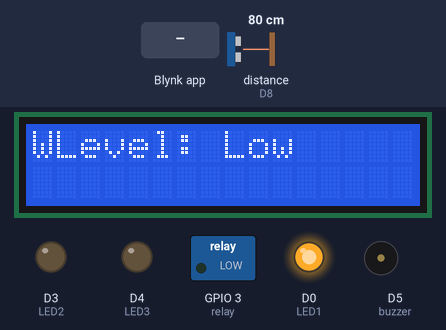
Recording of a sketch running on a simulated ESP8266 (NodeMCU). Shown: 16×2 character LCD, switched loads named in the sketch (green lamp = pin HIGH), output pins drawn as LEDs (lit = HIGH), buzzer (waves = sounding, pin HIGH). Wiring (inferred from the names in the program): ultrasonic range finder: trigger D7; echo D8. The test bench sets the inputs (shaded band); at power-on: distance to the obstacle (sensor on D8) 80 cm. The echo pulse lasts 58.3 µs per cm; WiFi joins after 1.5 s; servers stay silent unless stated; pins used as bus, display or sensor lines are not drawn.

Above: at 7.0 s.
7.1 s: distance to the obstacle (sensor on D8) set to 70 cm
At 7.8 s:
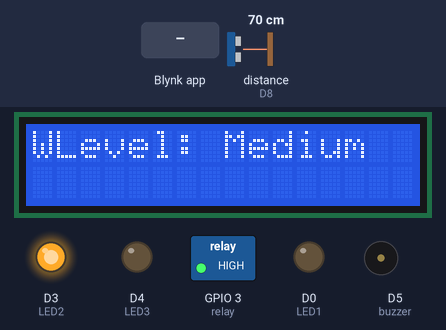
8.7 s: Blynk app writes 1 to V1
At 10.0 s:
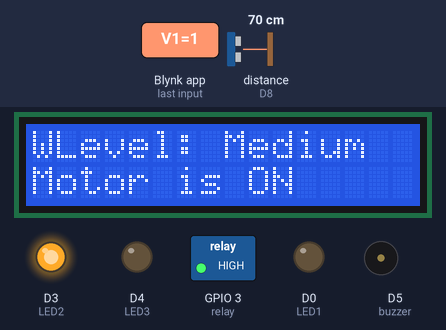
10.3 s: distance to the obstacle (sensor on D8) set to 38 cm
11.8 s: distance to the obstacle (sensor on D8) set to 32 cm
At 12.5 s:
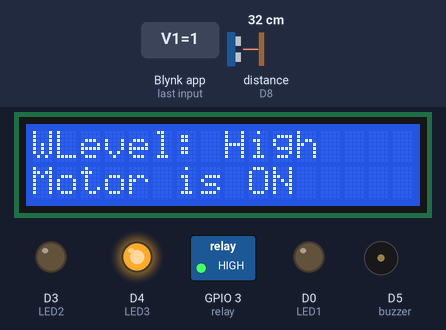
13.4 s: Blynk app writes 0 to V1
At 14.1 s:
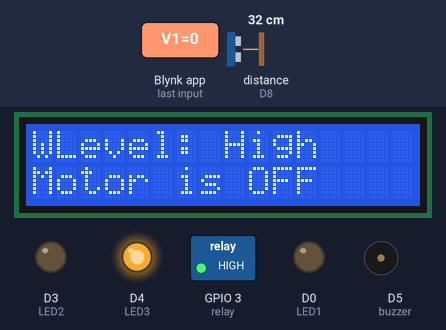
14.9 s: distance to the obstacle (sensor on D8) set to 18 cm
16.4 s: distance to the obstacle (sensor on D8) set to 14 cm
At 17.2 s:
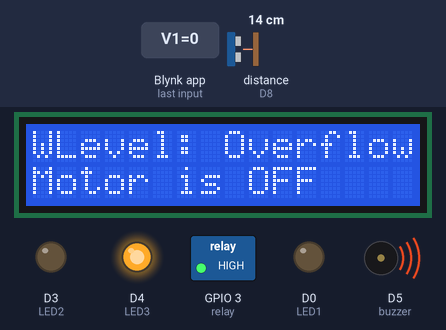
Timing chart, 0 to 19.0 s (numbered marks = the images above; inputs shaded):
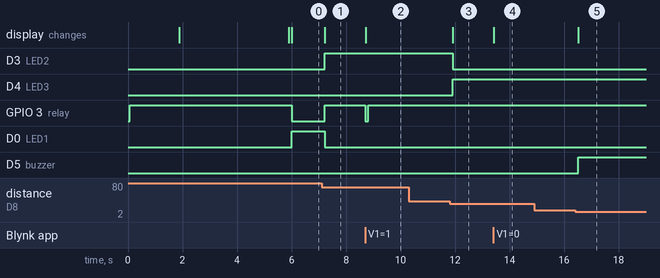

Measured:
- the behaviour switches between 76 and 75 cm on distance to the obstacle (sensor on D8) (found by bisection; images 0 and 1)
- the behaviour switches between 36 and 35 cm on distance to the obstacle (sensor on D8) (found by bisection; images 2 and 3)
- the behaviour switches between 16 and 15 cm on distance to the obstacle (sensor on D8) (found by bisection; images 4 and 5)
- after the input at 7.1 s, D3 (LED2), GPIO 3 (relay): LOW → HIGH after 0.11 s; D0 (LED1): HIGH → LOW after 0.11 s; the display: changes after 0.11 s (image 1)
- after the input at 8.7 s, GPIO 3 (relay): HIGH → LOW at once, → HIGH 0.10 s later; the display: changes at once (image 2)
- after the input at 10.3 s, every drawn part: stays the same
- after the input at 11.8 s, D3 (LED2): HIGH → LOW after 0.11 s; D4 (LED3): LOW → HIGH after 0.11 s; the display: changes after 0.11 s (image 3)
- after the input at 13.4 s, the display: changes at once (image 4)
- after the input at 14.9 s, every drawn part: stays the same
- after the input at 16.4 s, D5 (buzzer): LOW → HIGH after 0.11 s; the display: changes after 0.11 s (image 5)

The sketch:

sketch_oct10a.ino
```cpp
/* Water level monitoring system with the New Blynk app
   https://srituhobby.com
*/
#define BLYNK_TEMPLATE_ID "TMPL3OPyXNklR"
#define BLYNK_TEMPLATE_NAME "WATER LEVEL MONITORING SYSTEM"

// Include the library files
#include <LiquidCrystal_I2C.h>
#define BLYNK_PRINT Serial
#include <ESP8266WiFi.h>
#include <BlynkSimpleEsp8266.h>

// Initialize the LCD display
LiquidCrystal_I2C lcd(0x27, 16, 2);

char auth[] = "htkBcAD2SNswxwQ_fFzjEQGFp_-RVfPA"; // Enter your Auth token
char ssid[] = "Mejari"; // Enter your WIFI name
char pass[] = "Mejari@123"; // Enter your WIFI password

BlynkTimer timer;

// Define the component pins
#define trig D7
#define echo D8
#define LED1 D0  // Low level indicator
#define LED2 D3  // Medium level indicator
#define LED3 D4  // High level indicator
#define relay 3   // Relay for controlling the motor or pump
#define buzzer D5  // Buzzer pin

// Enter your tank max value (CM)
int MaxLevel = 100;  // Assuming 100 cm as the max tank level

// Adjust the three levels
int LowLevel = (MaxLevel * 25) / 100;   // 25% of tank height
int MediumLevel = (MaxLevel * 65) / 100; // 65% of tank height (increased distance between Medium and High)
int HighLevel = (MaxLevel * 85) / 100;   // 85% of tank height (decreased High level range)

void setup() {
  Serial.begin(9600);
  lcd.init();
  lcd.backlight();
  pinMode(trig, OUTPUT);
  pinMode(echo, INPUT);
  pinMode(LED1, OUTPUT);
  pinMode(LED2, OUTPUT);
  pinMode(LED3, OUTPUT);
  pinMode(buzzer, OUTPUT);  // Set the buzzer pin as output
  pinMode(relay, OUTPUT);   // Set the relay pin as output
  digitalWrite(relay, HIGH);  // Ensure relay is OFF initially (HIGH means off in most relay modules)
  digitalWrite(buzzer, LOW);  // Ensure buzzer is off initially
  Blynk.begin(auth, ssid, pass, "blynk.cloud", 80);

  lcd.setCursor(0, 0);
  lcd.print("Water level");
  lcd.setCursor(4, 1);
  lcd.print("Monitoring");
  delay(4000);
  lcd.clear();

  // Call the functions
  timer.setInterval(100L, ultrasonic);
}

// Get the ultrasonic sensor values
void ultrasonic() {
  digitalWrite(trig, LOW);
  delayMicroseconds(4);
  digitalWrite(trig, HIGH);
  delayMicroseconds(10);
  digitalWrite(trig, LOW);
  long t = pulseIn(echo, HIGH);
  int distance = t / 29 / 2;

  int waterLevel = MaxLevel - distance;  // Calculate water level based on distance
  int waterLevelRange = map(waterLevel, 0, MaxLevel, 1, 5); // Map the water level to a range of 1 to 5

  // Update the Blynk virtual pin V0 with the mapped range value
  if (waterLevel >= 0 && waterLevel <= MaxLevel) {
    Blynk.virtualWrite(V0, waterLevelRange);  // Send the range value (1 to 5) to Blynk V0
  } else {
    Blynk.virtualWrite(V0, 0);
  }

  lcd.setCursor(0, 0);
  lcd.print("WLevel:");

  // Determine the level based on water height and control the relay
  if (waterLevel < LowLevel) {
    lcd.setCursor(8, 0);
    lcd.print("Low ");
    digitalWrite(LED1, HIGH);
    digitalWrite(LED2, LOW);
    digitalWrite(LED3, LOW);
    digitalWrite(buzzer, LOW);  // Buzzer off
    digitalWrite(relay, LOW);  // Turn ON the relay (pump starts) when water level is low
  } else if (waterLevel >= LowLevel && waterLevel < MediumLevel) {
    lcd.setCursor(8, 0);
    lcd.print("Medium");
    digitalWrite(LED1, LOW);
    digitalWrite(LED2, HIGH);
    digitalWrite(LED3, LOW);
    digitalWrite(buzzer, LOW);  // Buzzer off
    digitalWrite(relay, HIGH);  // Turn OFF the relay (pump stops) when water level is medium
  } else if (waterLevel >= MediumLevel && waterLevel < HighLevel) {
    lcd.setCursor(8, 0);
    lcd.print("High  ");
    digitalWrite(LED1, LOW);
    digitalWrite(LED2, LOW);
    digitalWrite(LED3, HIGH);
    digitalWrite(buzzer, LOW);  // Buzzer on when level is high
    digitalWrite(relay, HIGH);  // Turn OFF the relay (pump stops) when water level is high
  } else {
    lcd.setCursor(8, 0);
    lcd.print("Overflow!");
    digitalWrite(LED1, LOW);
    digitalWrite(LED2, LOW);
    digitalWrite(LED3, HIGH);
    digitalWrite(buzzer, HIGH);  // Buzzer on during overflow
    digitalWrite(relay, HIGH);  // Turn OFF the relay (pump stops)
  }
}

// Get the button value
BLYNK_WRITE(V1) {
  bool Relay = param.asInt();
  if (Relay == 1) {
    digitalWrite(relay, LOW);  // Manually turn ON the relay
    lcd.setCursor(0, 1);
    lcd.println("Motor is ON ");
  } else {
    digitalWrite(relay, HIGH);  // Manually turn OFF the relay
    lcd.setCursor(0, 1);
    lcd.println("Motor is OFF");
  }
}

void loop() {
  Blynk.run();  // Run the Blynk library
  timer.run();  // Run the Blynk timer
}
```
